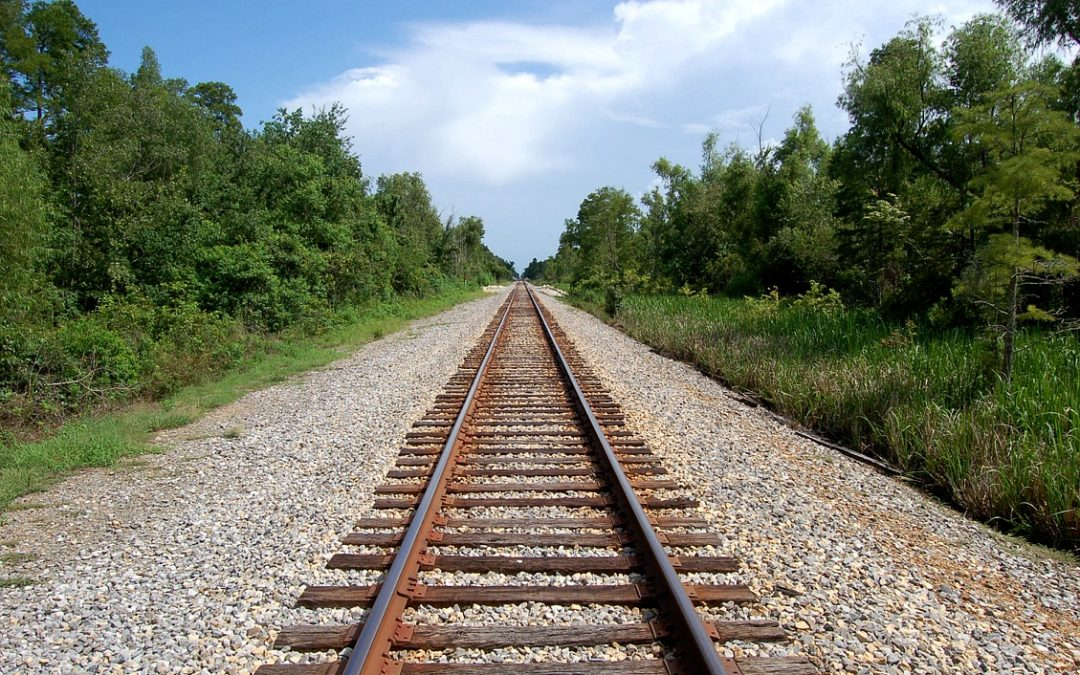
//> input picture edge-detection/Fig2.jpg, 1080 x 675 px
$ ./gab   (built with g++ and OpenCV 4)
//> lines starting //> are read from the running program, lines starting //| are printed output that depends on the picture
#include <iostream>
#include <opencv2/core/core.hpp>
#include <opencv2/imgproc/imgproc.hpp>
#include <opencv2/highgui/highgui.hpp>

using namespace cv;
using namespace std;

int main(){

Mat in = imread("fig2.jpg",0);          // load grayscale
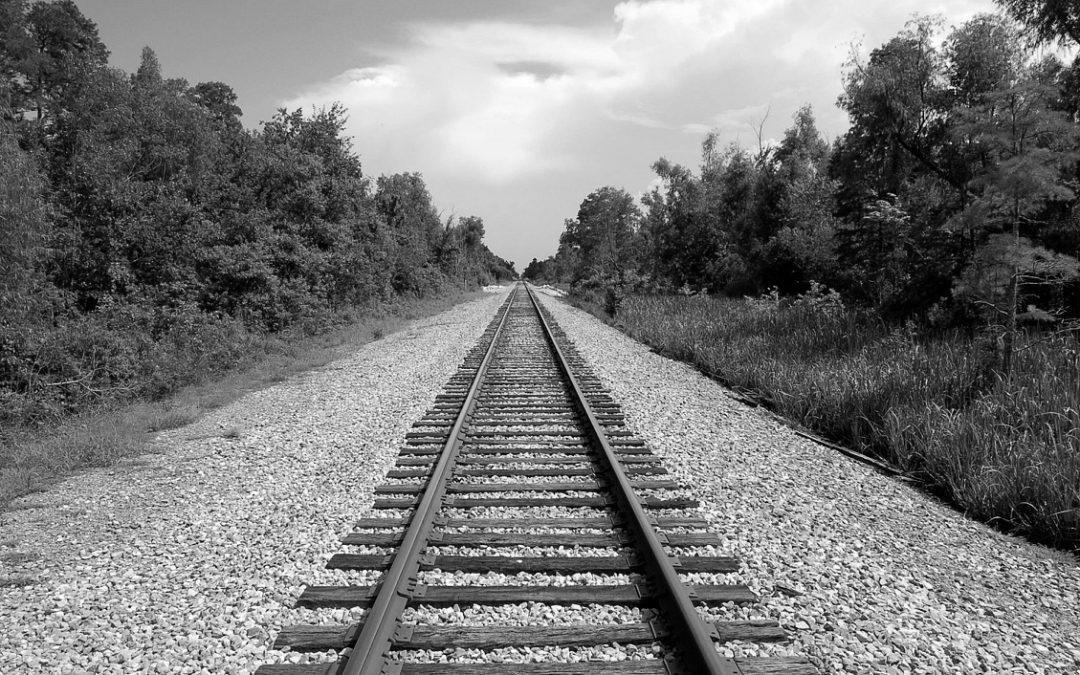
//> in: 675 rows x 1080 cols, CV_8UC1; min 0, max 255, mean 120.2
Mat dest;
Mat src_f;
in.convertTo(src_f,CV_32F);

int kernel_size = 30;
double sig = 1.5, th = 0, lm = 1, gm = 0.25, ps = 0;
cv::Mat kernel = cv::getGaborKernel(cv::Size(kernel_size,kernel_size), sig, th, lm, gm, ps);
cv::filter2D(src_f, dest, CV_32F, kernel);
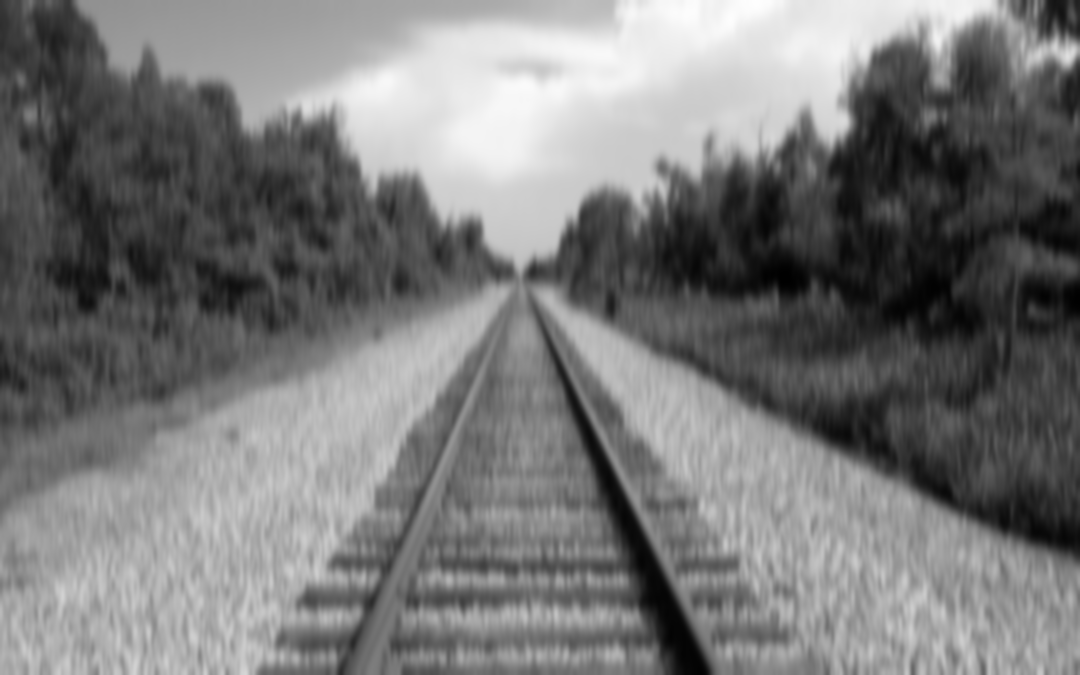
//> dest: 675 rows x 1080 cols, CV_32FC1; min 27.08, max 14154.3, mean 6730.7; drawn with min black and max white

cerr << dest(Rect(30,30,10,10)) << endl; // peek into the data

Mat viz;
dest.convertTo(viz,CV_8U,1.0/255.0);     // move to proper[0..255] range to show it
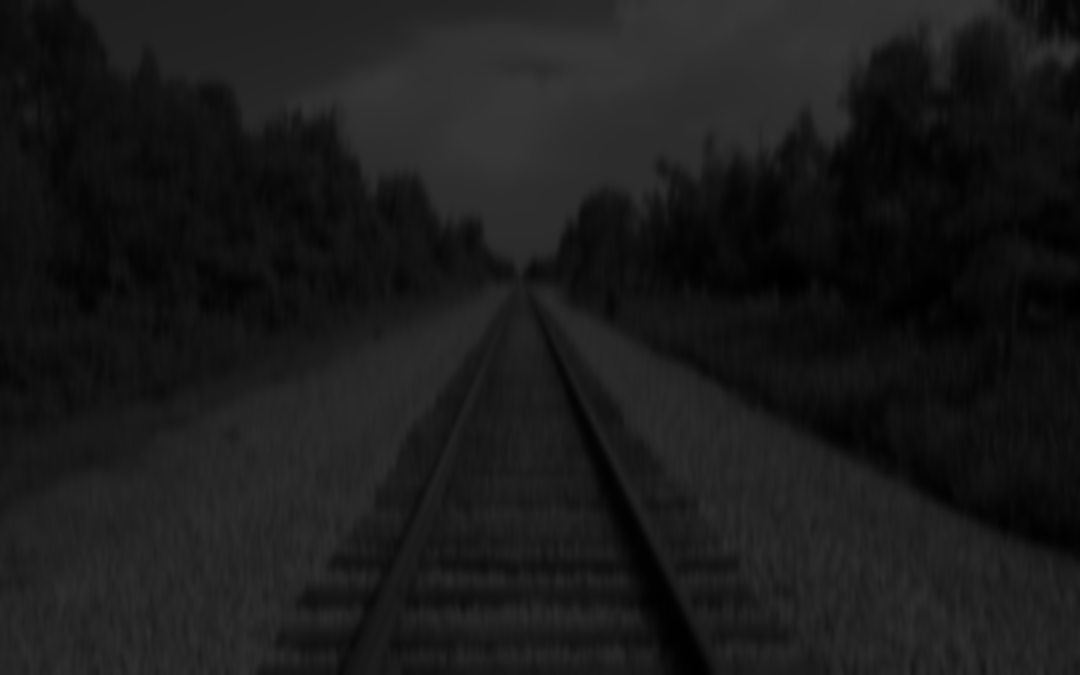
//> viz: 675 rows x 1080 cols, CV_8UC1; min 0, max 56, mean 26.4
imshow("k",kernel);
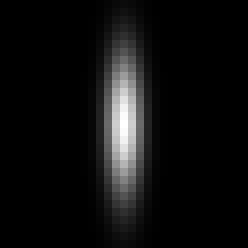
//> window 'k': 31 rows x 31 cols, CV_8UC1 (shown 8 times larger); min 0, max 255, mean 14.8
imshow("d",viz);
waitKey();

}

$ run again, with edge-detection/Fig1.jpg copied over edge-detection/Fig2.jpg
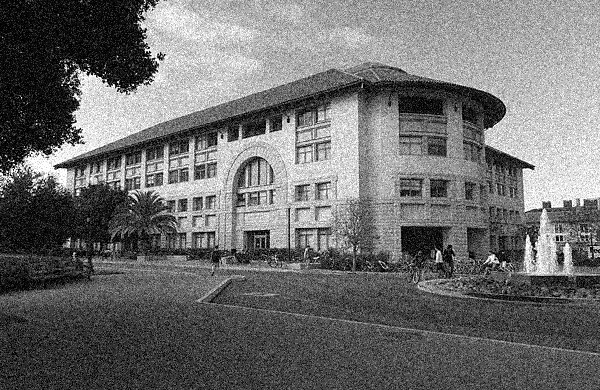
//> input picture edge-detection/Fig1.jpg, 600 x 390 px
//> in is the input picture: 390 rows x 600 cols, CV_8UC1; min 0, max 255, mean 110.1
//> `cv::filter2D(src_f, dest, CV_32F, kernel);`:
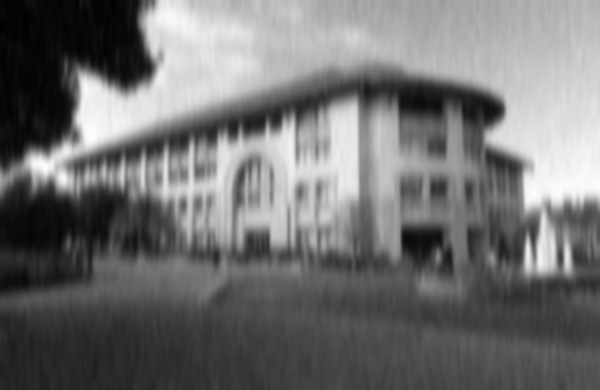
//> dest: 390 rows x 600 cols, CV_32FC1; min 624.2, max 13094.4, mean 6167.3; drawn with min black and max white
//> `dest.convertTo(viz,CV_8U,1.0/255.0);`:
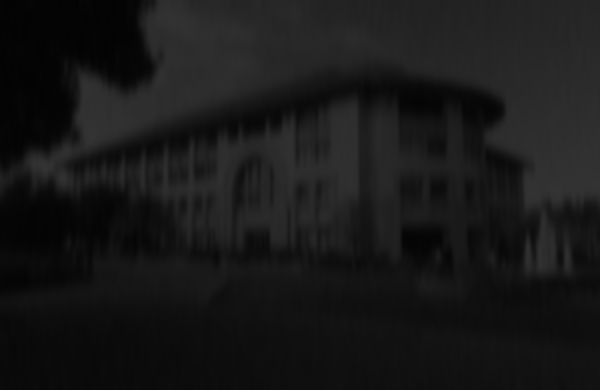
//> viz: 390 rows x 600 cols, CV_8UC1; min 2, max 51, mean 24.2

$ run again, with edge-detection/Fig4.jpg copied over edge-detection/Fig2.jpg
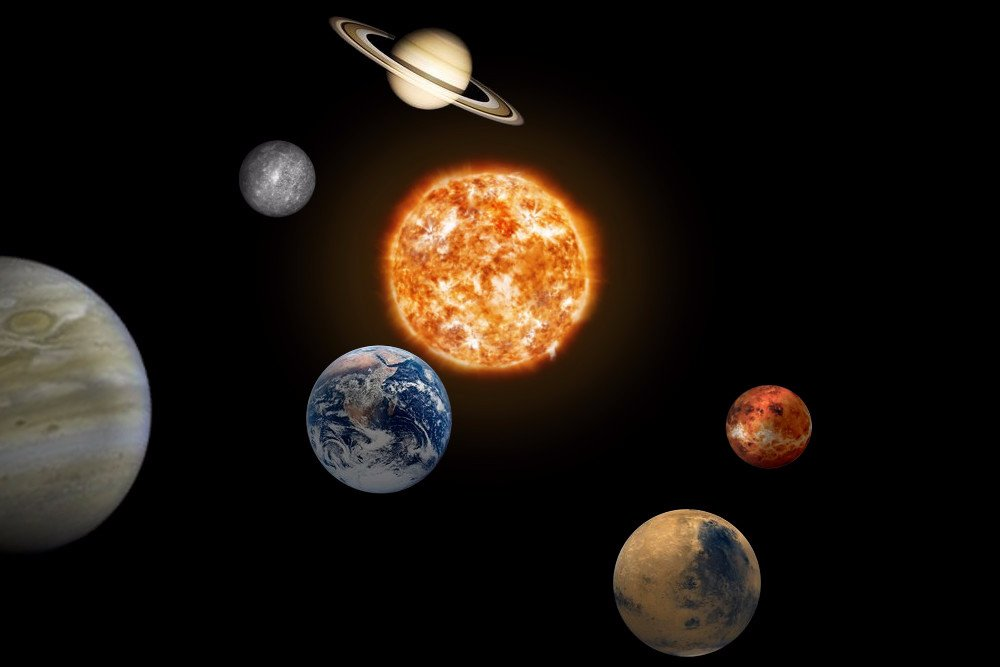
//> input picture edge-detection/Fig4.jpg, 1000 x 667 px
//> `cv::filter2D(src_f, dest, CV_32F, kernel);`:
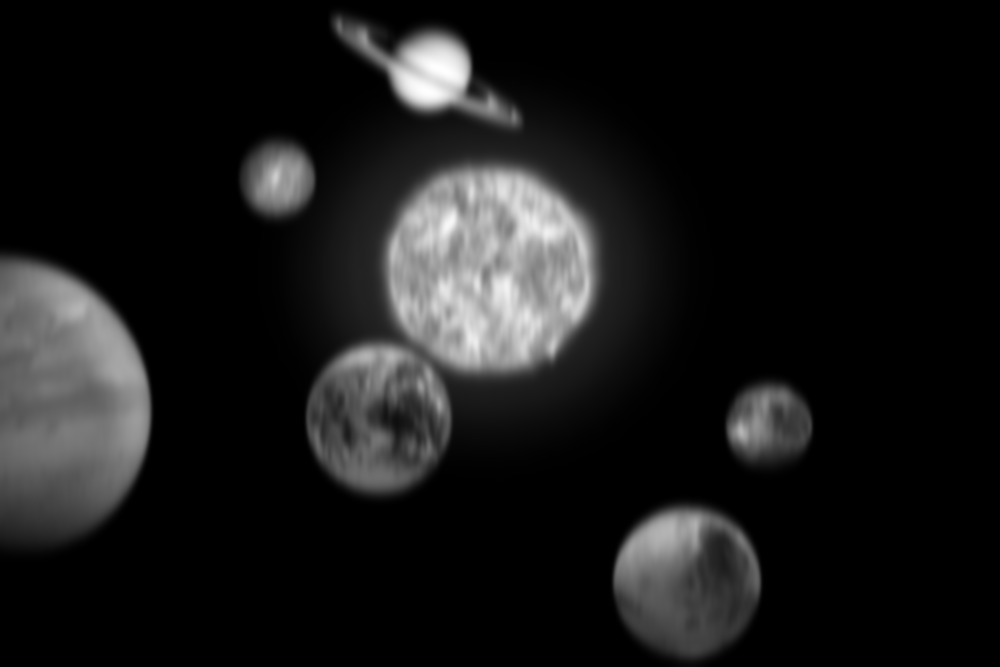
//> dest: 667 rows x 1000 cols, CV_32FC1; min -8.64e-11, max 13380.9, mean 1329.1; drawn with min black and max white
//> `dest.convertTo(viz,CV_8U,1.0/255.0);`:
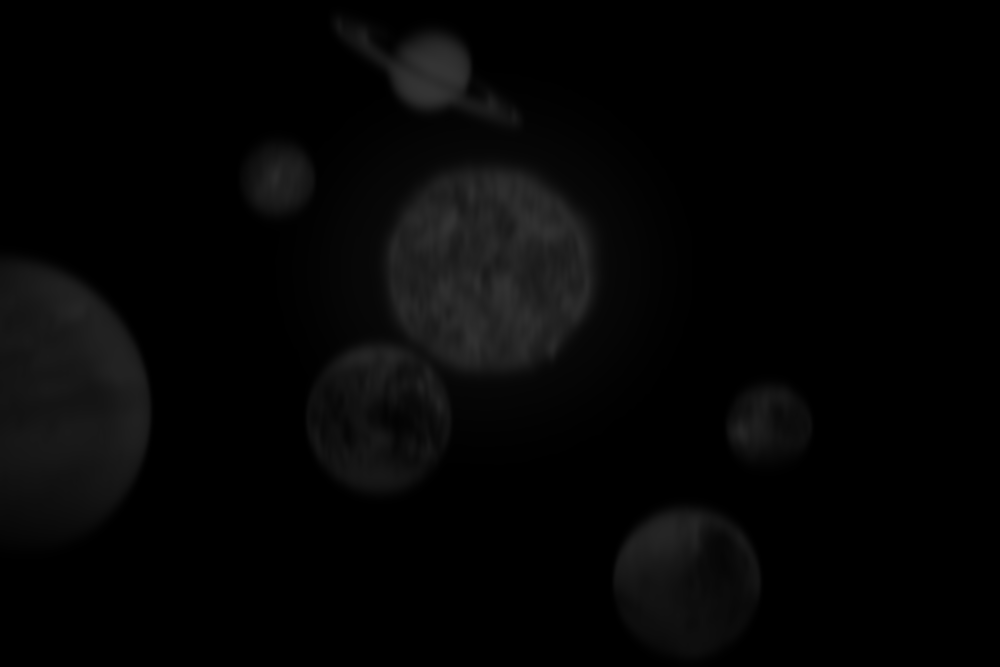
//> viz: 667 rows x 1000 cols, CV_8UC1; min 0, max 52, mean 5.2
